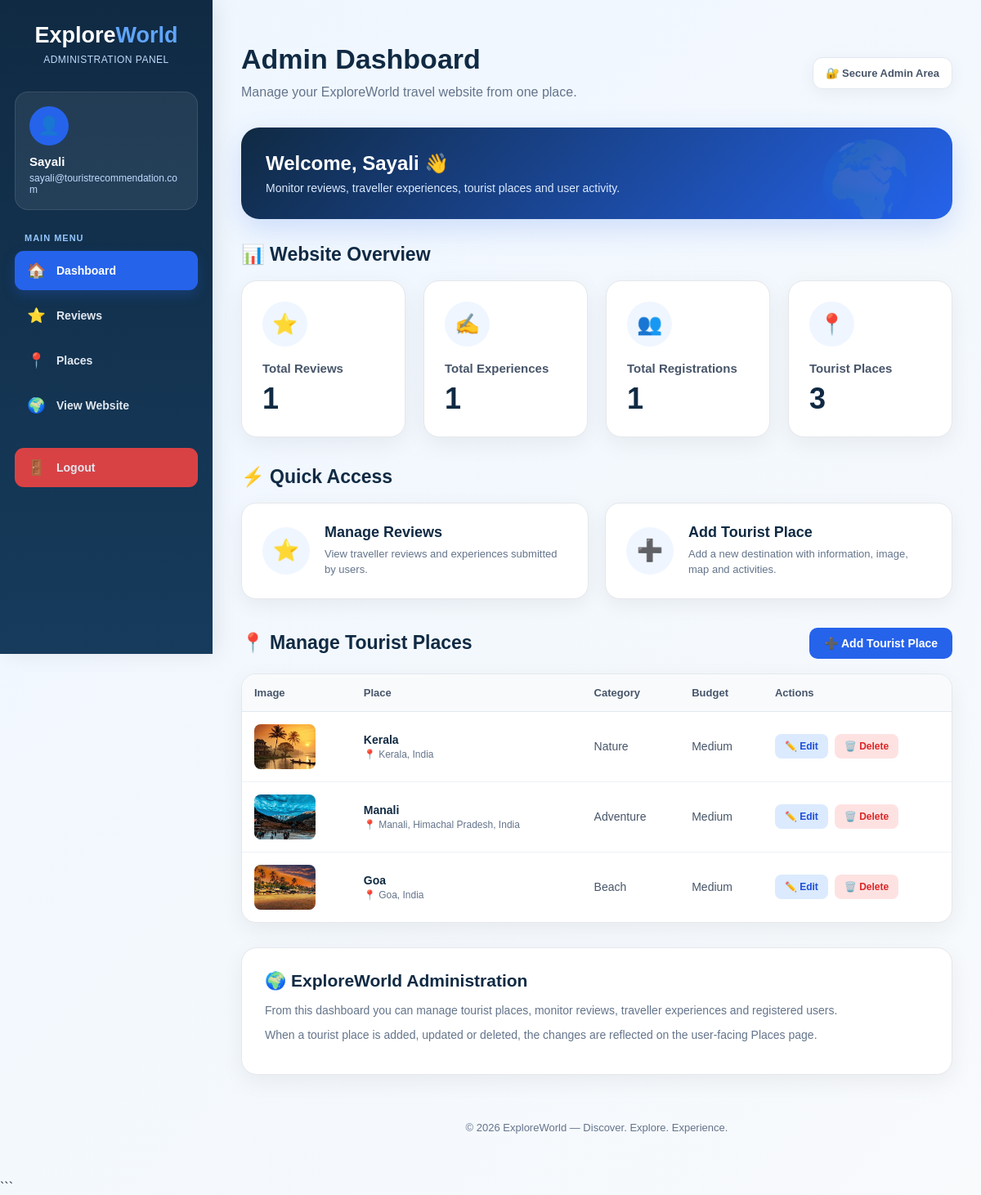
Page /admin/dashboard.php (signed in) on the committed database.
### tables this page shows
CREATE TABLE `tourist_places` (
  `id` int(11) NOT NULL,
  `name` varchar(150) NOT NULL,
  `location` varchar(255) NOT NULL,
  `category` varchar(100) DEFAULT NULL,
  `budget` varchar(50) DEFAULT NULL,
  `description` text DEFAULT NULL,
  `best_time` varchar(150) DEFAULT NULL,
  `activities` text DEFAULT NULL,
  `image` varchar(255) DEFAULT NULL,
  `map_link` varchar(500) DEFAULT NULL,
  `created_at` timestamp NOT NULL DEFAULT current_timestamp()
);

### admin/dashboard.php (the view, shortened to what this page needs)
<?php
require_once "../config/db.php";
$admin_name = $_SESSION["admin_name"] ?? "Administrator";
$admin_email = $_SESSION["admin_email"] ?? "";
$review_query = $conn->query(
    "SELECT COUNT(*) AS total_reviews
     FROM reviews"
);
$review_data = $review_query->fetch_assoc();
$total_reviews = $review_data["total_reviews"];
$experience_query = $conn->query(
    "SELECT COUNT(*) AS total_experiences
     FROM reviews
     WHERE experience_text IS NOT NULL
     AND experience_text != ''"
);
$experience_data = $experience_query->fetch_assoc();
$total_experiences = $experience_data["total_experiences"];
$user_query = $conn->query(
    "SELECT COUNT(*) AS total_users
     FROM users"
);
$user_data = $user_query->fetch_assoc();
$total_users = $user_data["total_users"];
$place_query = $conn->query(
    "SELECT COUNT(*) AS total_places
     FROM tourist_places"
);
$place_data = $place_query->fetch_assoc();
$total_places = $place_data["total_places"];
$places_query = $conn->query(
    "SELECT
        id,
        name,
        location,
        category,
        budget,
        image
     FROM tourist_places
     ORDER BY id DESC"
);
?>
<!DOCTYPE html>
<html lang="en">
<head>
</head>
<body>
<aside class="sidebar">
    <a
        href="../index.php"
        class="brand"
    >
        Explore<span>World</span>
    </a>
    <div class="brand-subtitle">
        ADMINISTRATION PANEL
    </div>
    <div class="admin-profile">
        <div class="profile-icon">
        </div>
        <h3>
            <?php
            echo htmlspecialchars(
                $admin_name
            );
            ?>
        </h3>
        <p>
            <?php
            echo htmlspecialchars(
                $admin_email
            );
            ?>
        </p>
    </div>
    <div class="nav-title">
        Main Menu
    </div>
    <nav class="sidebar-nav">
        <a
            href="dashboard.php"
            class="active"
        >
            <span class="nav-icon">
                🏠
            </span>
            Dashboard
        </a>
        <a href="reviews.php">
            <span class="nav-icon">
                ⭐
            </span>
            Reviews
        </a>
        <a href="../places/index.php">
            <span class="nav-icon">
                📍
            </span>
            Places
        </a>
        <a href="../index.php">
            <span class="nav-icon">
                🌍
            </span>
            View Website
        </a>
        <a
            href="logout.php"
            class="logout-link"
        >
            <span class="nav-icon">
                🚪
            </span>
            Logout
        </a>
    </nav>
</aside>
<main class="main">
    <div class="top-header">
        <div class="header-text">
            <h1>
                Admin Dashboard
            </h1>
            <p>
                Manage your ExploreWorld
                travel website from one place.
            </p>
        </div>
        <div class="header-badge">
            🔐 Secure Admin Area
        </div>
    </div>
    <section class="welcome-banner">
        <h2>
            Welcome,
            <?php
            echo htmlspecialchars(
                $admin_name
            );
            ?>
            👋
        </h2>
        <p>
            Monitor reviews, traveller
            experiences, tourist places
            and user activity.
        </p>
    </section>
    <h2 class="section-heading">
        📊 Website Overview
    </h2>
    <div class="cards">
        <div class="dashboard-card">
            <div class="dashboard-icon">
                ⭐
            </div>
            <h3>
                Total Reviews
            </h3>
            <p>
                <?php
                echo $total_reviews;
                ?>
            </p>
        </div>
        <div class="dashboard-card">
            <div class="dashboard-icon">
                ✍️
            </div>
            <h3>
                Total Experiences
            </h3>
            <p>
                <?php
                echo $total_experiences;
                ?>
            </p>
        </div>
        <div class="dashboard-card">
            <div class="dashboard-icon">
                👥
            </div>
            <h3>
                Total Registrations
            </h3>
            <p>
                <?php
                echo $total_users;
                ?>
            </p>
        </div>
        <div class="dashboard-card">
            <div class="dashboard-icon">
                📍
            </div>
            <h3>
                Tourist Places
            </h3>
            <p>
                <?php
                echo $total_places;
                ?>
            </p>
        </div>
    </div>
    <section class="quick-section">
        <h2 class="section-heading">
            ⚡ Quick Access
        </h2>
        <div class="quick-grid">
            <a
                href="reviews.php"
                class="quick-card"
            >
                <div class="quick-icon">
                    ⭐
                </div>
                <div>
                    <h3>
                        Manage Reviews
                    </h3>
                    <p>
                        View traveller reviews
                        and experiences submitted
                        by users.
                    </p>
                </div>
            </a>
            <a
                href="add_place.php"
                class="quick-card"
            >
                <div class="quick-icon">
                    ➕
                </div>
                <div>
                    <h3>
                        Add Tourist Place
                    </h3>
                    <p>
                        Add a new destination
                        with information, image,
                        map and activities.
                    </p>
                </div>
            </a>
        </div>
    </section>
    <section class="places-section">
        <div class="places-header">
            <h2 class="section-heading">
                📍 Manage Tourist Places
            </h2>
            <a
                href="add_place.php"
                class="add-place-btn"
            >
                ➕ Add Tourist Place
            </a>
        </div>
        <div class="places-table-box">
            <?php if ($places_query && $places_query->num_rows > 0): ?>
                <table class="places-table">
                    <thead>
                        <tr>
                            <th>
                                Image
                            </th>
                            <th>
                                Place
                            </th>
                            <th>
                                Category
                            </th>
                            <th>
                                Budget
                            </th>
                            <th>
                                Actions
                            </th>
                        </tr>
                    </thead>
                    <tbody>
                        <?php while ($place = $places_query->fetch_assoc()): ?>
                            <tr>
                                <td>
                                    <?php if (!empty($place["image"])): ?>
                                        <img
                                            src="../uploads/places/<?php
                                                echo htmlspecialchars(
                                                    $place["image"]
                                                );
                                            ?>"
                                            alt="<?php
                                                echo htmlspecialchars(
                                                    $place["name"]
                                                );
                                            ?>"
                                            class="place-thumb"
                                        >
                                    <?php endif; ?>
                                </td>
                                <td>
                                    <div class="place-name">
                                        <?php
                                        echo htmlspecialchars(
                                            $place["name"]
                                        );
                                        ?>
                                    </div>
                                    <div class="place-location">
                                        📍
                                        <?php
                                        echo htmlspecialchars(
                                            $place["location"]
                                        );
                                        ?>
                                    </div>
                                </td>
                                <td>
                                    <?php
                                    echo htmlspecialchars(
                                        $place["category"] ?? "-"
                                    );
                                    ?>
                                </td>
                                <td>
                                    <?php
                                    echo htmlspecialchars(
                                        $place["budget"] ?? "-"
                                    );
                                    ?>
                                </td>
                                <td>
                                    <div class="action-buttons">
                                        <a
                                            href="edit_place.php?id=<?php
                                                echo (int)$place["id"];
                                            ?>"
                                            class="edit-btn"
                                        >
                                            ✏️ Edit
                                        </a>
                                        <a
                                            href="delete_place.php?id=<?php
                                                echo (int)$place["id"];
                                            ?>"
                                            class="delete-btn"
                                            onclick="return confirm('Are you sure you want to delete this place?');"
                                        >
                                            🗑️ Delete
                                        </a>
                                    </div>
                                </td>
                            </tr>
                        <?php endwhile; ?>
                    </tbody>
                </table>
            <?php endif; ?>
        </div>
    </section>
    <section class="info-box">
        <h2>
            🌍 ExploreWorld Administration
        </h2>
        <p>
            From this dashboard you can
            manage tourist places, monitor
            reviews, traveller experiences
            and registered users.
        </p>
        <p>
            When a tourist place is added,
            updated or deleted, the changes
            are reflected on the user-facing
            Places page.
        </p>
    </section>
    <footer class="footer">
        © <?php echo date("Y"); ?>
        ExploreWorld —
        Discover. Explore. Experience.
    </footer>
</main>
</body>
</html>

### rows in the picture
tourist_places: image (picture), name "Kerala", location "Kerala, India", category "Nature", budget "Medium"
tourist_places: image (picture), name "Manali", location "Manali, Himachal Pradesh, India", category "Adventure", budget "Medium"
tourist_places: image (picture), name "Goa", location "Goa, India", category "Beach", budget "Medium"

### other values in the picture
$admin_name "Sayali"
$admin_email "sayali@touristrecommendation.com"
$total_reviews "1"
$total_experiences "1"
$total_users "1"
$total_places "3"
